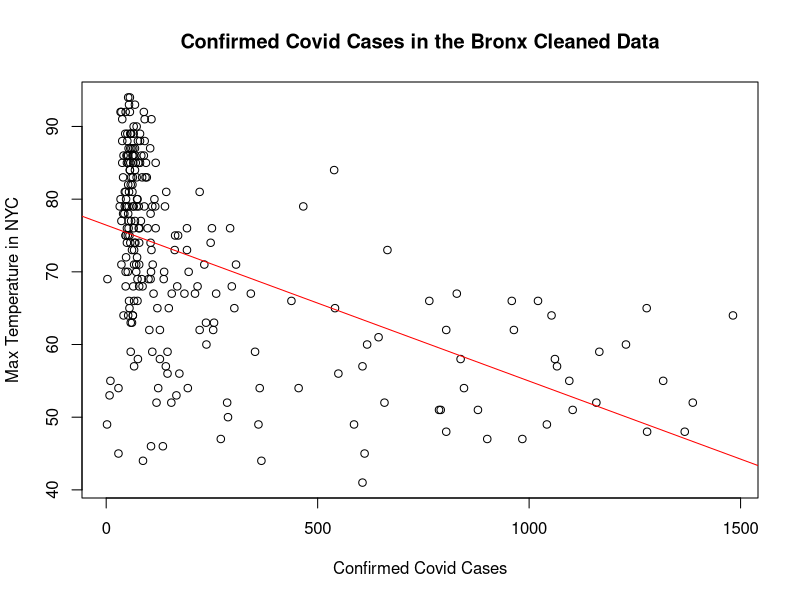
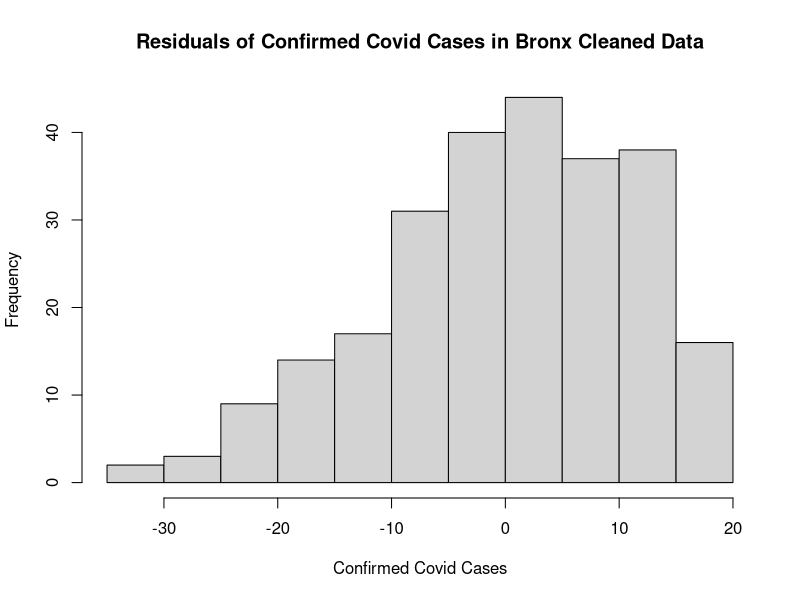
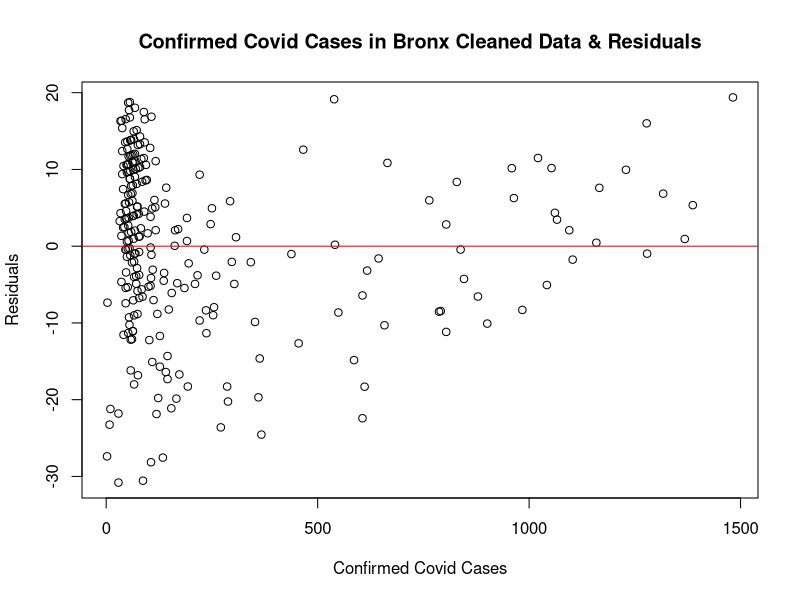
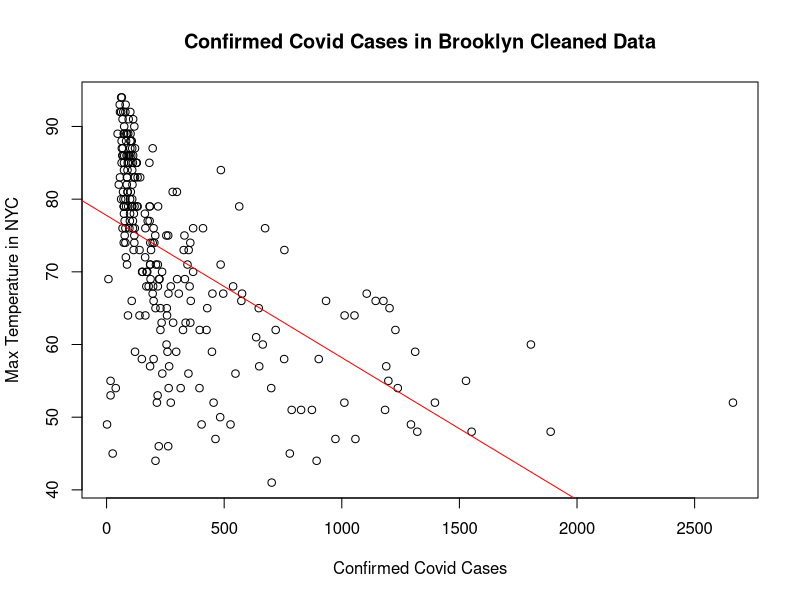
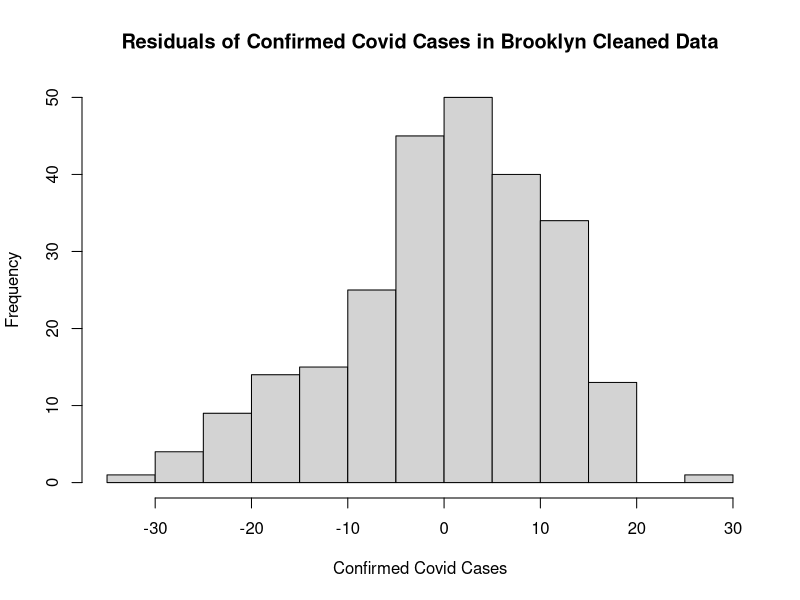
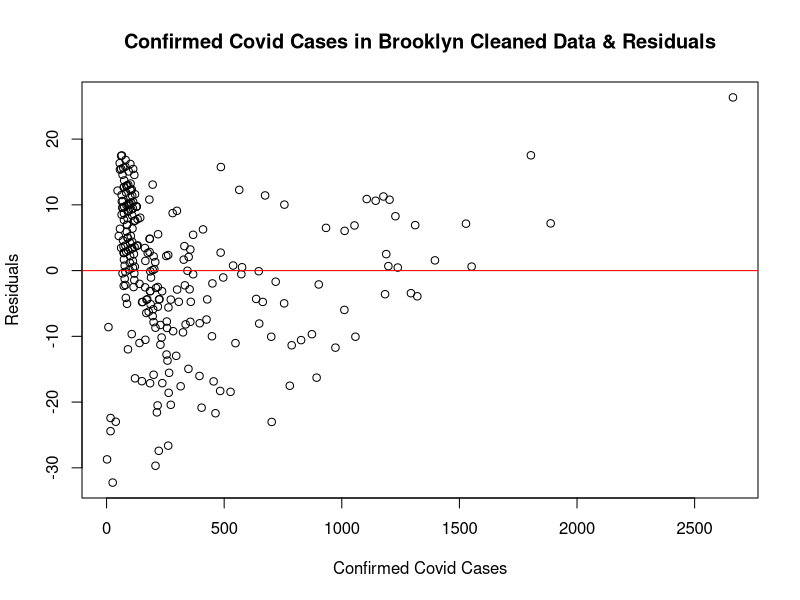
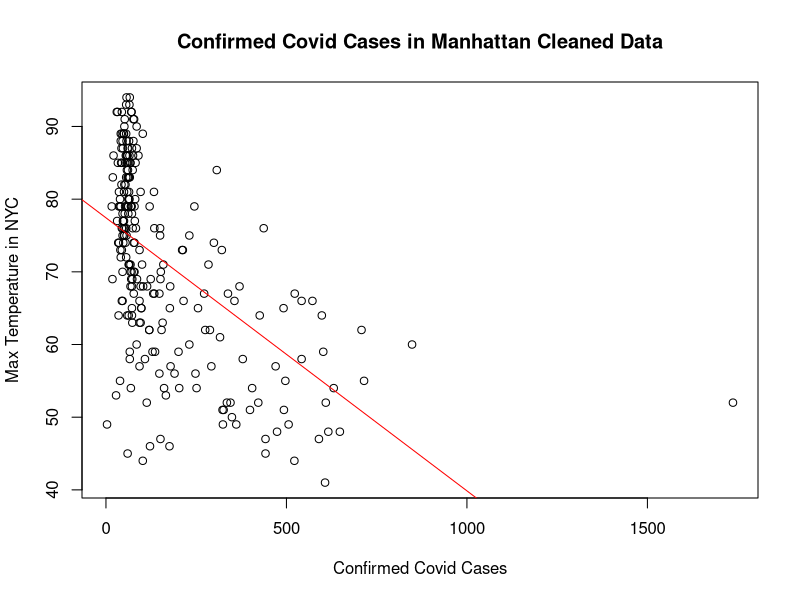
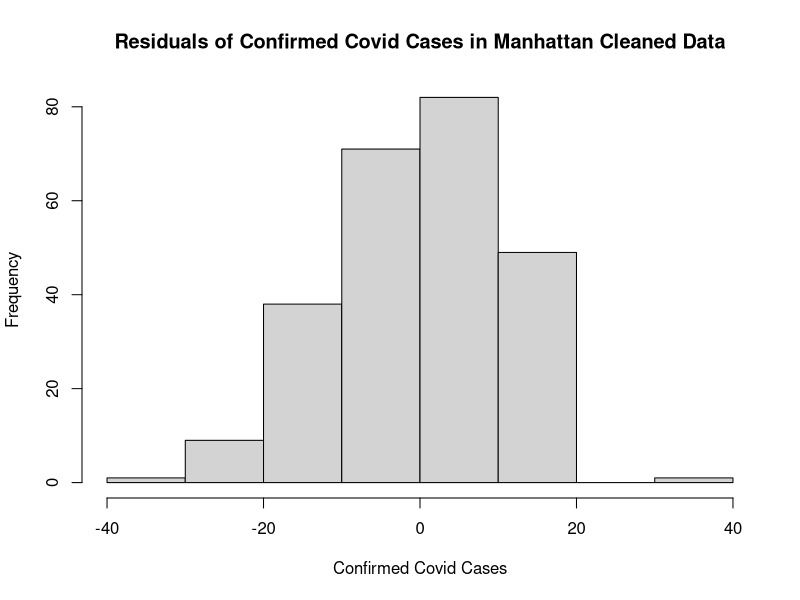

Write the R code that produced these figures, in order.
#MAT327, Fall 2020, Project Milestone 3, Step 9, Wella Haya 12/10/2020

#importing the cleaned up version of the US Confirmed cases of Covid-19 from John Hopkins university. For this data set we are specifically looking at the NYC Boroughs (Counties) and added information from the Weather Channel (specifically min/max temp and weather type) to see if there are any correlations between Covid-19 confirmed cases in NYC and the weather.
library(readr)
NYC <- read_csv("US Confirmed Cases With Weather updated non cumulative.csv")

#viewing the Covid-19 Data
View(NYC)

#make a subset of the Covid-19 Data that removes all zero values
NYC4 <- subset(NYC, Bronx!=0 & `Brooklyn (Kings)`!=0 & `Manhattan (New York)` !=0 & Queens !=0 & `Staten Island (Richmond)` !=0)

#viewing the cleaned up Covid-19 Data
NYC4

#make a scatterplot of the values in the Bronx column (X-Values) and the values in the Max_Temp column (Y-values) from the cleaned data
plot(NYC4$Bronx, NYC4$`Max-Temp`, xlab = "Confirmed Covid Cases", ylab = "Max Temperature in NYC", main = "Confirmed Covid Cases in the Bronx Cleaned Data")

#Create subset of linear regression from the values in the Bronx column (X-Values) and the values in the Max_Temp column (Y-values) from the cleaned data
lrbronx.lm <- lm(`Max-Temp`~Bronx,data=NYC4)

#View linear regression line in red of the values in the Bronx column (X-Values) and the values in the Max_Temp column (Y-values) from the cleaned data
abline(lrbronx.lm,col = "red")

#View linear regression summary of the values in the Bronx column (X-Values) and the values in the Max_Temp column (Y-values) from the cleaned data
summary(lrbronx.lm)

#make a histogram of the residual values from the linear regression model lrbronx.lm 
hist(resid(lrbronx.lm), xlab = "Confirmed Covid Cases", ylab = "Frequency", main = "Residuals of Confirmed Covid Cases in Bronx Cleaned Data")

#Compute the mean of the residuals from the linear regression model lrbronx.lm 
mean(resid(lrbronx.lm))

#make a scatterplot of the values in the Bronx column (X-Values) and the the residual values from the linear regression model lrbronx.lm 
plot(NYC4$Bronx, resid(lrbronx.lm), xlab = "Confirmed Covid Cases", ylab = "Residuals", main = "Confirmed Covid Cases in Bronx Cleaned Data & Residuals")

# Add a horizontal line at 0 to the Residuals Bronx scatterplot 
abline(h = 0, col = "red")

#make a scatterplot of the values in the Brooklyn (Kings) column (X-Values) and the values in the Max_Temp column (Y-values) from the cleaned data
plot(NYC4$`Brooklyn (Kings)`, NYC4$`Max-Temp`, xlab = "Confirmed Covid Cases", ylab = "Max Temperature in NYC", main = "Confirmed Covid Cases in Brooklyn Cleaned Data")

#Create subset of linear regression from the values in the Brooklyn (Kings) column (X-Values) and the values in the Max_Temp column (Y-values) from the cleaned data
lrbrooklyn.lm <- lm(`Max-Temp`~`Brooklyn (Kings)`,data=NYC4)

#View linear regression line in red of the values in the Brooklyn (Kings) column (X-Values) and the values in the Max_Temp column (Y-values) from the cleaned data
abline(lrbrooklyn.lm,col = "red")

#View linear regression summary of the values in the Brooklyn (Kings) column (X-Values) and the values in the Max_Temp column (Y-values) from the cleaned data
summary(lrbrooklyn.lm)

#make a histogram of the residual values from the linear regression model lrbrooklyn.lm 
hist(resid(lrbrooklyn.lm), xlab = "Confirmed Covid Cases", ylab = "Frequency", main = "Residuals of Confirmed Covid Cases in Brooklyn Cleaned Data")

#Compute the mean of the residuals from the linear regression model lrbrooklyn.lm
mean(resid(lrbrooklyn.lm))

#make a scatterplot of the values in the Brooklyn (Kings) column (X-Values) and the the residual values from the linear regression model lrbrooklyn.lm
plot(NYC4$`Brooklyn (Kings)`, resid(lrbrooklyn.lm), xlab = "Confirmed Covid Cases", ylab = "Residuals", main = "Confirmed Covid Cases in Brooklyn Cleaned Data & Residuals")

# Add a horizontal line at 0 to the Residuals Brooklyn scatterplot 
abline(h = 0, col = "red")

#make a scatterplot of the values in the Manhattan (New York) column (X-Values) and the values in the Max_Temp column (Y-values) from the cleaned data
plot(NYC4$`Manhattan (New York)`, NYC4$`Max-Temp`, xlab = "Confirmed Covid Cases", ylab = "Max Temperature in NYC", main = "Confirmed Covid Cases in Manhattan Cleaned Data")

#Create subset of linear regression from the values in the Manhattan (New York) column (X-Values) and the values in the Max_Temp column (Y-values) from the cleaned data
lrmanhattan.lm <- lm(`Max-Temp`~`Manhattan (New York)`,data=NYC4)

#View linear regression line in red of the values in the Manhattan (New York) column (X-Values) and the values in the Max_Temp column (Y-values) from the cleaned data
abline(lrmanhattan.lm,col = "red")

#View linear regression summary of the values in the Manhattan (New York) column (X-Values) and the values in the Max_Temp column (Y-values) from the cleaned data
summary(lrmanhattan.lm)

#make a histogram of the residual values from the linear regression model lrmanhattan.lm 
hist(resid(lrmanhattan.lm), xlab = "Confirmed Covid Cases", ylab = "Frequency", main = "Residuals of Confirmed Covid Cases in Manhattan Cleaned Data")

#Compute the mean of the residuals from the linear regression model lrmanhattan.lm
mean(resid(lrmanhattan.lm))

#make a scatterplot of the values in the Manhattan (New York) column (X-Values) and the the residual values from the linear regression model lrmanhattan.lm
plot(NYC4$`Manhattan (New York)`, resid(lrmanhattan.lm), xlab = "Confirmed Covid Cases", ylab = "Residuals", main = "Confirmed Covid Cases in Manhattan Cleaned Data & Residuals")

# Add a horizontal line at 0 to the Residuals Manhattan scatterplot 
abline(h = 0, col = "red")

#make a scatterplot of the values in the Queens column (X-Values) and the values in the Max_Temp column (Y-values) from the cleaned data
plot(NYC4$Queens, NYC4$`Max-Temp`, xlab = "Confirmed Covid Cases", ylab = "Max Temperature in NYC", main = "Confirmed Covid Cases in Queens Cleaned Data")

#Create subset of linear regression from the values in the Queens column (X-Values) and the values in the Max_Temp column (Y-values) from the cleaned data
lrqueens.lm <- lm(`Max-Temp`~Queens,data=NYC4)

#View linear regression line in red of the values in the Queens column (X-Values) and the values in the Max_Temp column (Y-values) from the cleaned data
abline(lrqueens.lm,col = "red")

#View linear regression summary of the values in the Queens column (X-Values) and the values in the Max_Temp column (Y-values) from the cleaned data
summary(lrqueens.lm)

#make a histogram of the residual values from the linear regression model lrqueens.lm
hist(resid(lrqueens.lm), xlab = "Confirmed Covid Cases", ylab = "Frequency", main = "Residuals of Confirmed Covid Cases in Queens Cleaned Data")

#Compute the mean of the residuals from the linear regression model lrqueens.lm
mean(resid(lrqueens.lm))

#make a scatterplot of the values in the Queens column (X-Values) and the the residual values from the linear regression model lrqueens.lm
plot(NYC4$Queens, resid(lrqueens.lm), xlab = "Confirmed Covid Cases", ylab = "Residuals", main = "Confirmed Covid Cases in Queens Cleaned Data & Residuals")

# Add a horizontal line at 0 to the Residuals Queens scatterplot 
abline(h = 0, col = "red")

#make a scatterplot of the values in the Staten Island (Richmond) column (X-Values) and the values in the Max_Temp column (Y-values) from the cleaned data
plot(NYC4$`Staten Island (Richmond)`, NYC4$`Max-Temp`, xlab = "Confirmed Covid Cases", ylab = "Max Temperature in NYC", main = "Confirmed Covid Cases in Staten Island Cleaned Data")

#Create subset of linear regression from the values in the Staten Island (Richmond) column (X-Values) and the values in the Max_Temp column (Y-values) from the cleaned data
lrstatenisland.lm <- lm(`Max-Temp`~`Staten Island (Richmond)`,data=NYC4)

#View linear regression line in red of the values in the Staten Island (Richmond) column (X-Values) and the values in the Max_Temp column (Y-values) from the cleaned data
abline(lrstatenisland.lm,col = "red")

#View linear regression summary of the values in the Staten Island (Richmond) column (X-Values) and the values in the Max_Temp column (Y-values) from the cleaned data
summary(lrstatenisland.lm)

#make a histogram of the residual values from the linear regression model lrstatenisland.lm
hist(resid(lrstatenisland.lm), xlab = "Confirmed Covid Cases", ylab = "Frequency", main = "Residuals of Confirmed Covid Cases in Staten Island Cleaned Data")

#Compute the mean of the residuals from the linear regression model lrstatenisland.lm
mean(resid(lrstatenisland.lm))

#make a scatterplot of the values in the Staten Island (Richmond) column (X-Values) and the the residual values from the linear regression model lrstatenisland.lm
plot(NYC4$`Staten Island (Richmond)`, resid(lrstatenisland.lm), xlab = "Confirmed Covid Cases", ylab = "Residuals", main = "Confirmed Covid Cases in Staten Island Cleaned Data & Residuals")

# Add a horizontal line at 0 to the Residuals Staten Island scatterplot 
abline(h = 0, col = "red")